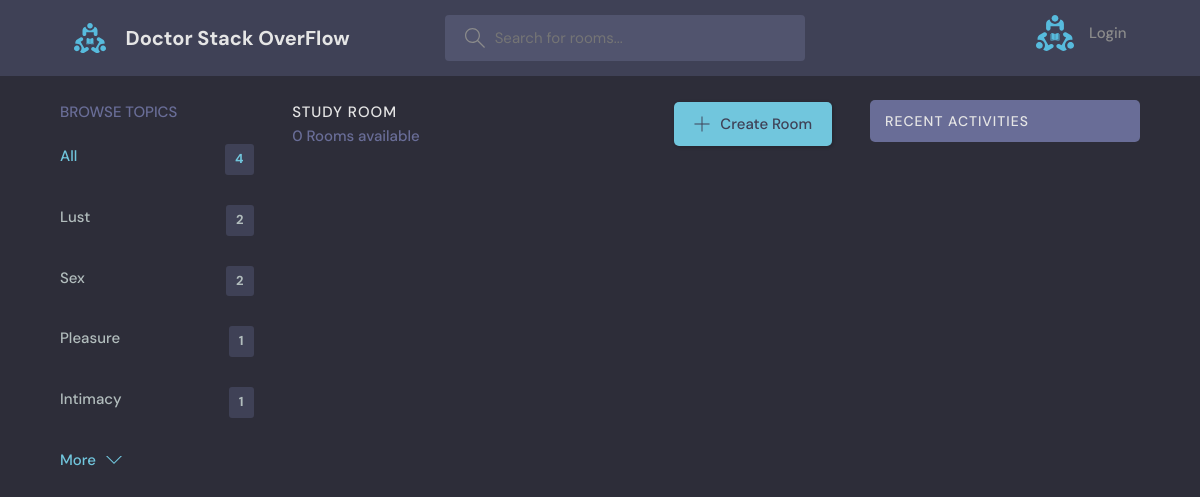
The page /?q=Django on the database as committed earlier.
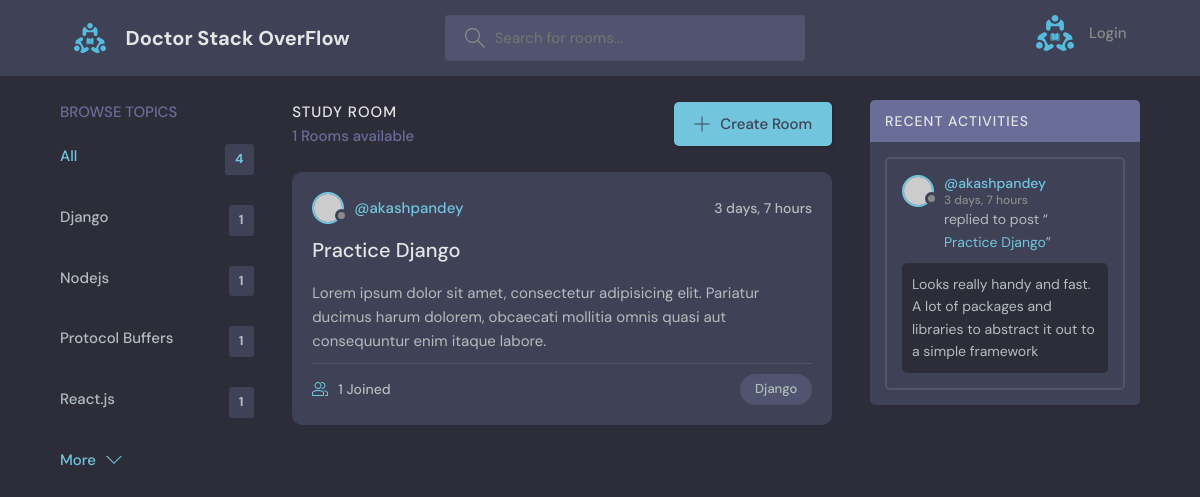
The same page on the database as committed later.
### base/models.py (models this page shows, shortened)
class Topic(models.Model):
    name = models.CharField(max_length=200)

class Room(models.Model):
    host = models.ForeignKey(User, on_delete=models.SET_NULL, null=True)
    topic = models.ForeignKey(Topic, on_delete=models.SET_NULL, null=True)
    name = models.CharField(max_length=200)
    description = models.TextField(null=True, blank=True)
    participants = models.ManyToManyField(
        User, related_name='participants', blank=True)
    updated_at = models.DateTimeField(auto_now=True)
    created_at = models.DateTimeField(auto_now_add=True)
    class Meta:
        ordering = ['-updated_at', '-created_at']
    def __str__(self):
        return self.name

class Message(models.Model):
    user = models.ForeignKey(User, on_delete=models.CASCADE)
    room = models.ForeignKey(Room, on_delete=models.CASCADE)
    body = models.TextField()
    updated_at = models.DateTimeField(auto_now=True)
    created_at = models.DateTimeField(auto_now_add=True)
    class Meta:
        ordering = ['-updated_at', '-created_at']
    def __str__(self):
        return self.body[0:50]

### base/views.py (the view)
# urls.py: path('', views.home, name='home'),
def home(request):
    q = request.GET.get('q') if request.GET.get('q') != None else ''
    rooms = Room.objects.filter(Q(topic__name__icontains=q) |
                                Q(name__icontains=q) |
                                Q(description__icontains=q)
                                )
    topics = Topic.objects.all()
    count = rooms.count()
    conversations = Message.objects.filter(Q(room__topic__name__icontains=q))
    print(conversations)
    context = {'rooms': rooms, 'topics': topics,
               "count": count, "conversations": conversations}
    return render(request, 'base/home.html', context)

### base/templates/base/home.html (shortened to what this page needs)
{%extends 'main.html' %}
{%block content%}
    <main class="layout layout--3">
      <div class="container">
        {%include 'base/topics_component.html' %}
        <div class="roomList">
          <div class="roomList__header">
            <div>
              <h2>Study Room</h2>
              <p>{{rooms.count}} Rooms available</p>
            </div>
            <a class="btn btn--main" href='{% url 'create-room' %}'>
              <svg version="1.1" xmlns="http://www.w3.org/2000/svg" width="32" height="32" viewBox="0 0 32 32">
                <title>add</title>
                <path
                  d="M16.943 0.943h-1.885v14.115h-14.115v1.885h14.115v14.115h1.885v-14.115h14.115v-1.885h-14.115v-14.115z"
                ></path>
              </svg>
              Create Room
            </a>
          </div>
          {%include 'base/feed_component.html' %}
        </div>
        {%include 'base/activity_component.html' %}
      </div>
    </main>
    {%endblock content%}

### base/templates/base/topics_component.html
<div class="topics">
    <div class="topics__header">
      <h2>Browse Topics</h2>
    </div>
    <ul class="topics__list">
      <li>
        <a href="{%url 'home' %}" class="active">All <span>{{topics.count}}</span></a>
      </li>
      {% for topic in topics%}
      <li>
        <a href="{% url 'home' %}?q={{topic.name}}">{{topic.name}} <span>{{topic.room_set.all.count}}</span></a>
      </li>
      {% endfor %}
    </ul>
    <a class="btn btn--link" href="topics.html">
      More
      <svg version="1.1" xmlns="http://www.w3.org/2000/svg" width="32" height="32" viewBox="0 0 32 32">
        <title>chevron-down</title>
        <path d="M16 21l-13-13h-3l16 16 16-16h-3l-13 13z"></path>
      </svg>
    </a>
  </div>

### base/templates/base/feed_component.html (shortened to what this page needs)
{% for room in rooms%}
<div class="roomListRoom">
    <div class="roomListRoom__header">
      <a href="{% url 'user-profile' room.host.id %}" class="roomListRoom__author">
        <div class="avatar avatar--small">
          <img src="https://randomuser.me/api/portraits/women/11.jpg" />
        </div>
        <span>@{{room.host.username}}</span>
      </a>
      <div class="roomListRoom__actions">
        <span>{{room.created_at|timesince}}</span>
      </div>
    </div>
    <div class="roomListRoom__content">
      <a href="{%url 'room' room.id %}">{{room.name}}</a>
      <p>
        Lorem ipsum dolor sit amet, consectetur adipisicing elit. Pariatur ducimus harum dolorem, obcaecati
        mollitia omnis quasi aut consequuntur enim itaque labore.
      </p>
    </div>
    <div class="roomListRoom__meta">
      <a href="{%url 'room' room.id %}" class="roomListRoom__joined">
        {{room.participants.all.count}} Joined
      </a>
      <p class="roomListRoom__topic">{{room.topic.name}}</p>
    </div>
  </div>
{% endfor %}

### base/templates/base/activity_component.html (shortened to what this page needs)
            <div class="activities">
                <div class="activities__header">
                  <h2>Recent Activities</h2>
                </div>
                {% for c in conversations %}
                <div class="activities__box">
                  <div class="activities__boxHeader roomListRoom__header">
                    <a href="{%url 'user-profile' c.user.id%}" class="roomListRoom__author">
                      <div class="avatar avatar--small">
                        <img src="https://randomuser.me/api/portraits/women/11.jpg" />
                      </div>
                      <p>
                        @{{c.user}}
                        <span>{{c.created_at|timesince}}</span>
                      </p>
                    </a>
                  </div>
                  <div class="activities__boxContent">
                    <p>replied to post “<a href="{%url 'room' c.room.id %}">{{c.room}}</a>”</p>
                    <div class="activities__boxRoomContent">
                     {{c.body}}
                    </div>
                  </div>
                </div>
                {% endfor %}
              </div>

Rows that differ between the two databases and show on the page:
removed Topic: name "Lust", room_set.all.count "2"
removed Topic: name "Sex", room_set.all.count "2"
removed Topic: name "Pleasure", room_set.all.count "1"
removed Topic: name "Intimacy", room_set.all.count "1"
added Topic: name "Django", room_set.all.count "1"
added Topic: name "Nodejs", room_set.all.count "1"
added Topic: name "Protocol Buffers", room_set.all.count "1"
added Topic: name "React.js", room_set.all.count "1"
added Room: host.username "akashpandey", created_at "3 days, 7 hours", name "Practice Django", participants.all.count "1", topic.name "Django"
added Message: user "akashpandey", created_at "3 days, 7 hours", room "Practice Django", body "Looks really handy and fast. A lot of packages and libraries to abstract it out to a simple framework"
Other text that changed with them:
{{ rooms.count }}: "0" → "1"
